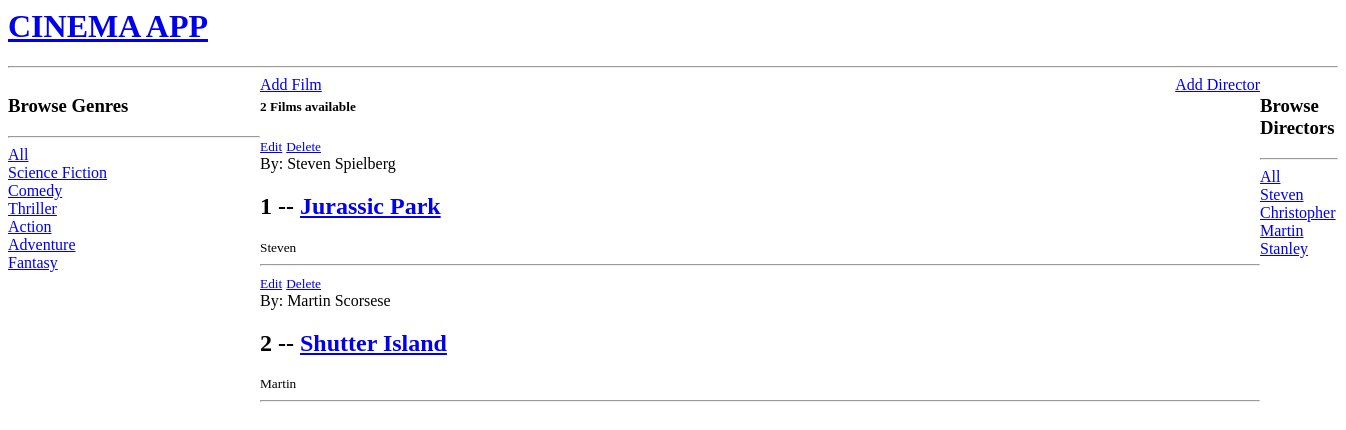
The page / on the database its author committed.
### catalogoapp/models.py (models this page shows, shortened)
class Genre(models.Model):
    name = models.CharField(max_length=200)

class Films(models.Model):
    author = models.ForeignKey(Director, default=None, on_delete=models.CASCADE, null=True)
    name = models.CharField(max_length=200)
    pub_date = models.DateField('date published')
    genre = models.ForeignKey(Genre, on_delete=models.CASCADE, null=True)
    sinopsis = models.CharField(max_length=200)
    likes = models.IntegerField(default=0)

class Director(models.Model):
    name = models.CharField(max_length=200)
    last_name = models.CharField(max_length=200)
    country = models.CharField(max_length=200)

### catalogoapp/views.py (the view)
# urls.py: path('', views.home, name='home'),
def home(request):
    q = request.GET.get('q') if request.GET.get('q') != None else ''
    films = Films.objects.filter(
        Q(genre__name__icontains=q) |
        Q(name__icontains=q) |
        Q(sinopsis__icontains=q) |
        Q(author__name__icontains=q)
        ) # When filtering films, it will show only the values that match "q" or whatever if value is != None, otherwise it will show all
    genres = Genre.objects.all()
    directors = Director.objects.all()
    film_count = films.count()
    context = {'films': films, 'genres': genres, 'film_count': film_count, 'directors': directors}
    return render(request, 'catalogoapp/home.html', context)

### catalogoapp/templates/catalogoapp/home.html (shortened to what this page needs)
{% extends 'main.html' %}
{% block content %}
<div class="home-container">
    <div>
        <h3>Browse Genres</h3>
        <hr style="width: 250px">
        <div>
            <a href="{% url 'home' %}">All</a>
        </div>
        {% for genre in genres %}
            <div>
                <a href="{% url 'home' %}?q={{genre.name}}">{{genre.name}}</a>
            </div>
        {% endfor %}
    </div>
    <div>
        <div class="containere">
            <a class="inlineLeft"href="{% url 'create-film' %}">Add Film </a>
            <a class="inlineRight" href="{% url 'create-director' %}">Add Director </a>
        </div>
        <h5>{{film_count}} Films available</h5>
        <div>
            {% for film in films %}
                <div>
                    <small><a href="{% url 'update-film' film.id %}">Edit</a></small>
                    <small><a href="{% url 'delete-film' film.id %}">Delete</a></small><br>
                    <span>By: {{film.author.name}} {{film.author.last_name}}</span>
                    <h2>{{film.id}} -- <a href="{% url 'film' film.id %}">{{film.name}}</h2></a>
                    <small>{{film.author.name}}</small>
                    <hr>
                </div>
            {% endfor %}
        </div>
    </div>
    <div>
        <h3>Browse Directors</h3>
        <hr>
        <div>
            <a href="{% url 'home' %}">All</a>
        </div>
        {% for director in directors %}
            <div>
                <a href="{% url 'home' %}?q={{director.name}}">{{director.name}}</a>
            </div>
        {% endfor %}
    </div>
</div>
{% endblock %}

### templates/main.html (shortened to what this page needs)
<html lang="en">
<head>
</head>
<body>
    {% include 'navbar.html' %}
    {% block content %}
    {% endblock %}
</body>
</html>

### templates/navbar.html
<a href="/">
    <h1>CINEMA APP</h1>
</a>
<hr>

### catalogoapp/templates/catalogoapp/home.html (style rules this page uses)
.home-container { display: grid; grid-template-columns: 1fr 3fr 1fr; }
.containere { position: relative; width: 1000px; }
.inlineLeft, .inlineRight { position: absolute; display: inline; }
.inlineRight { right: 0; }

### rows shown on the page
Genre: name "Science Fiction"
Genre: name "Comedy"
Genre: name "Thriller"
Genre: name "Action"
Genre: name "Adventure"
Genre: name "Fantasy"
Films: author.name "Steven", author.last_name "Spielberg", id "1", name "Jurassic Park"
Films: author.name "Martin", author.last_name "Scorsese", id "2", name "Shutter Island"
Director: name "Steven"
Director: name "Christopher"
Director: name "Martin"
Director: name "Stanley"

### other values the page prints
{{ film_count }} "2"
